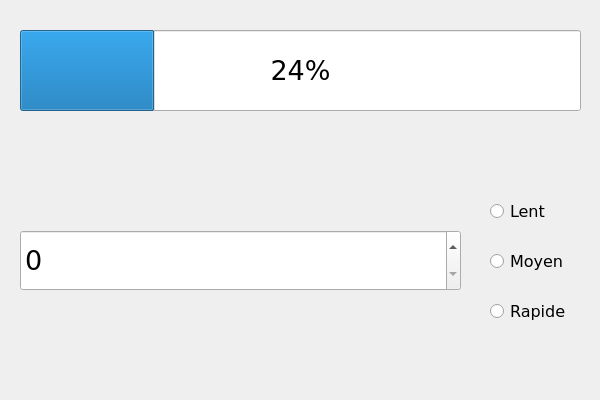
<?xml version="1.0" encoding="UTF-8"?>
<ui version="4.0">
 <class>Timer</class>
 <widget class="QWidget" name="Timer">
  <property name="geometry">
   <rect>
    <x>0</x>
    <y>0</y>
    <width>600</width>
    <height>400</height>
   </rect>
  </property>
  <property name="windowTitle">
   <string>Timer</string>
  </property>
  <widget class="QProgressBar" name="progressBar">
   <property name="geometry">
    <rect>
     <x>20</x>
     <y>30</y>
     <width>561</width>
     <height>81</height>
    </rect>
   </property>
   <property name="font">
    <font>
     <family>Verdana</family>
     <pointsize>20</pointsize>
    </font>
   </property>
   <property name="value">
    <number>24</number>
   </property>
  </widget>
  <widget class="QRadioButton" name="slowButton">
   <property name="geometry">
    <rect>
     <x>490</x>
     <y>200</y>
     <width>91</width>
     <height>22</height>
    </rect>
   </property>
   <property name="font">
    <font>
     <family>Verdana</family>
     <pointsize>12</pointsize>
    </font>
   </property>
   <property name="text">
    <string>Lent</string>
   </property>
  </widget>
  <widget class="QRadioButton" name="mediumButton">
   <property name="geometry">
    <rect>
     <x>490</x>
     <y>250</y>
     <width>91</width>
     <height>22</height>
    </rect>
   </property>
   <property name="font">
    <font>
     <family>Verdana</family>
     <pointsize>12</pointsize>
    </font>
   </property>
   <property name="text">
    <string>Moyen</string>
   </property>
  </widget>
  <widget class="QRadioButton" name="fastButton">
   <property name="geometry">
    <rect>
     <x>490</x>
     <y>300</y>
     <width>91</width>
     <height>22</height>
    </rect>
   </property>
   <property name="font">
    <font>
     <family>Verdana</family>
     <pointsize>12</pointsize>
    </font>
   </property>
   <property name="text">
    <string>Rapide</string>
   </property>
  </widget>
  <widget class="QSpinBox" name="spinBox">
   <property name="geometry">
    <rect>
     <x>20</x>
     <y>230</y>
     <width>441</width>
     <height>61</height>
    </rect>
   </property>
   <property name="font">
    <font>
     <family>Verdana</family>
     <pointsize>20</pointsize>
    </font>
   </property>
  </widget>
 </widget>
 <resources/>
 <connections/>
</ui>
